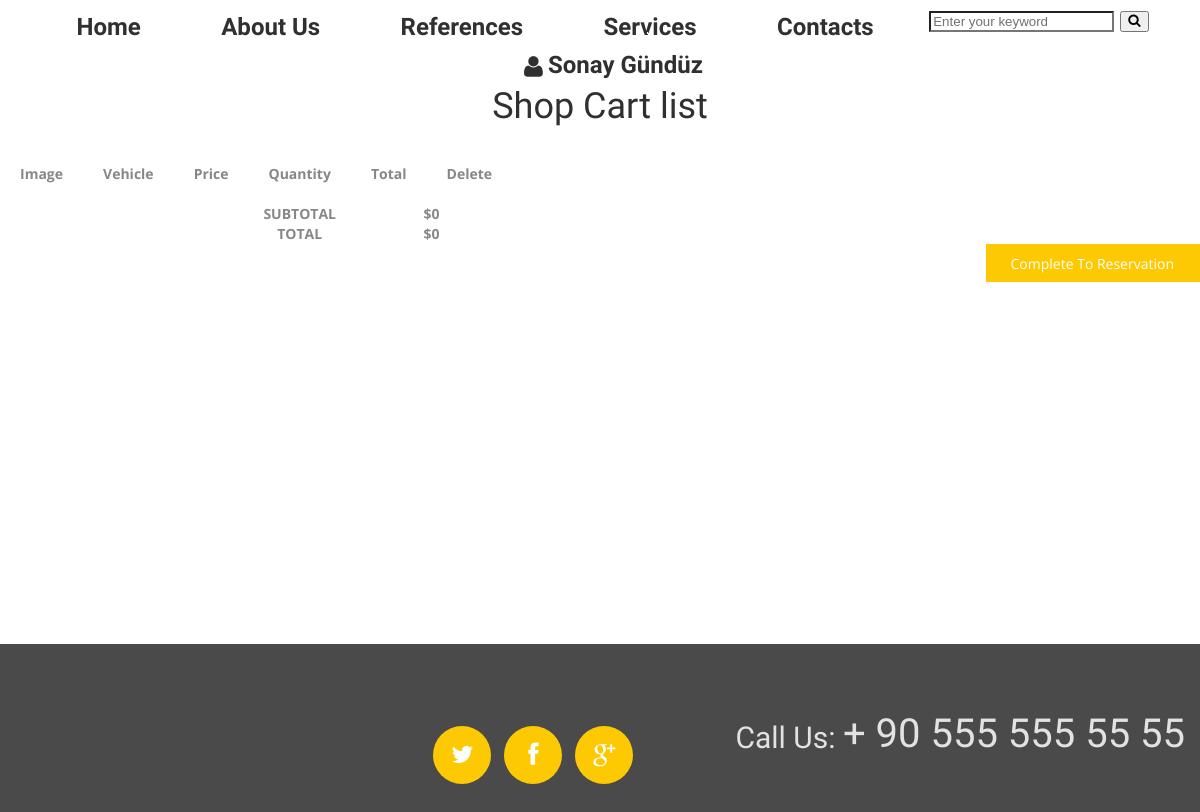
/shopcart/ (signed in), run on an earlier commit of the app's database.
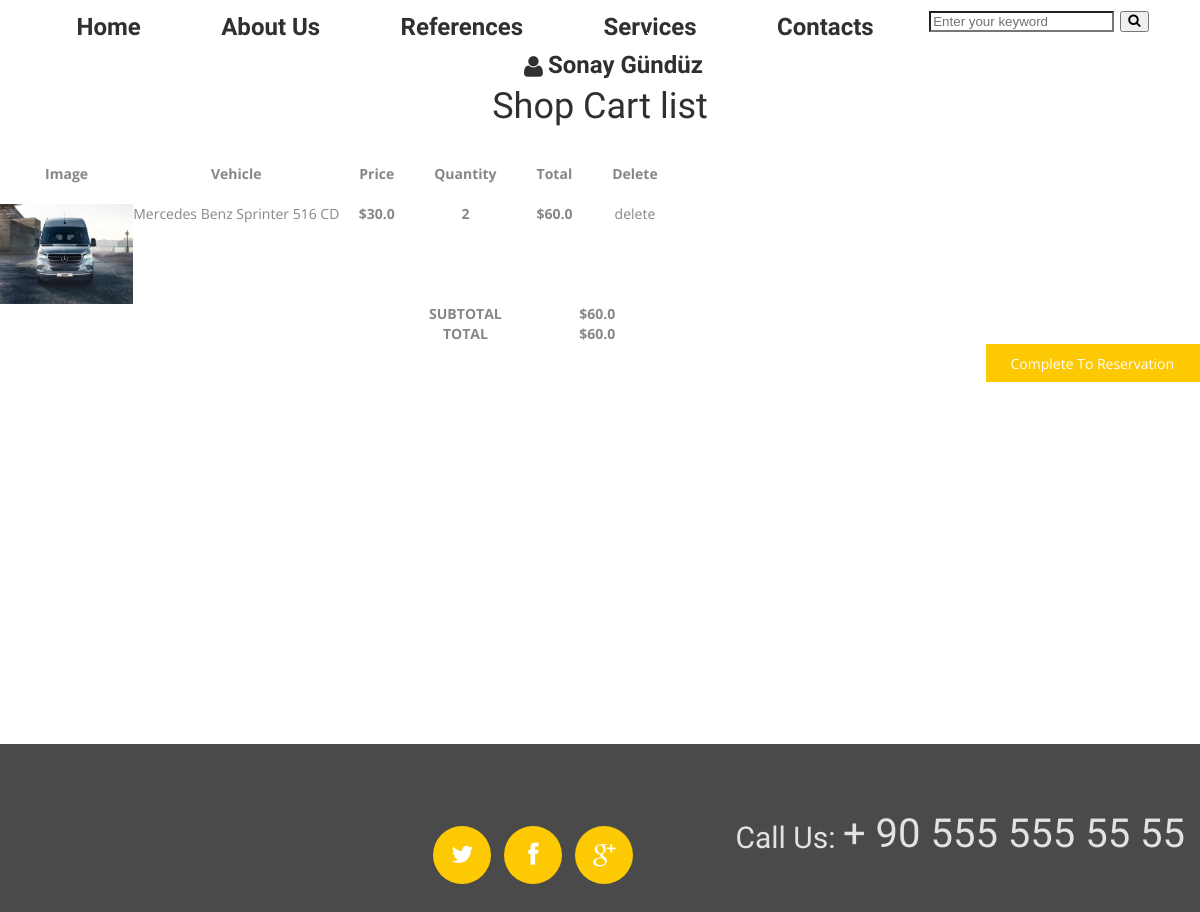
And on a later commit of the database.
### reservation/models.py (models this page shows, shortened)
class ShopCart(models.Model):
    user = models.ForeignKey(User, on_delete= models.SET_NULL, null=True)
    vehicle = models.ForeignKey(Vehicle, on_delete= models.SET_NULL, null=True)
    quantity = models.IntegerField()
    @property
    def amount(self):
        return self.quantity * self.vehicle.price

### vehicle/models.py (models this page shows, shortened)
class Vehicle(models.Model):
        STATUS = (
            ('True', 'Evet'),
            ('FALSE', 'HAYIR'),
        )
        category = models.ForeignKey(Category, on_delete=models.CASCADE)
        title = models.CharField(max_length=50)
        keywords = models.CharField(blank=True, max_length=100)
        description = models.CharField(blank=True, max_length=100)
        image = models.ImageField(blank=True, upload_to='images/')
        price = models.FloatField()
        amount = models.IntegerField()
        detail = RichTextUploadingField()
        slug = models.CharField(blank=True, max_length=150)
        status = models.CharField(max_length=10, choices=STATUS)
        created_at = models.DateTimeField(auto_now_add=True)
        updated_at = models.DateTimeField(auto_now=True)
        def __str__(self):
            return self.title
        def image_tag(self):
            return mark_safe('<img src="{}" height="50" />'.format(self.image.url))
        image_tag.short_description = 'Image'

### reservation/views.py (the view)
# urls.py: path('shopcart/', reservationviews.shopcart, name='shopcart'),
@login_required(login_url='/login')
def shopcart(request):
    category = Category.objects.all()
    current_user = request.user
    schopcart = ShopCart.objects.filter(user_id = current_user.id)
    request.session['cart_items'] = ShopCart.objects.filter(user_id=current_user.id).count()
    total =0
    for rs in schopcart:
      total += rs.vehicle.price * rs.quantity
    context = {
                'schopcart': schopcart,
                'category': category,
                'total': total,
            }
    return render(request, 'Shopcart_vehicles.html', context)

### reservation/templates/Shopcart_vehicles.html (shortened to what this page needs)
{% extends "homebase.html" %}
{% block content %}
<div class="content" style="background: white; padding-bottom: 400px">
				<div class="container_12" style="text-align: center">
					<div class="section-title">
						<h3 class="title">Shop Cart list</h3>
	   				</div>
					<table>
						<thead>
						<tr>
							<th class="text-center" style="padding: 20px">Image</th>
							<th class="text-center" style="padding: 20px">Vehicle</th>
							<th class="text-center" style="padding: 20px">Price</th>
							<th class="text-center" style="padding: 20px">Quantity</th>
							<th class="text-center" style="padding: 20px">Total</th>
							<th class="text-right" style="padding: 20px"> Delete</th>
						</tr>
						</thead>
						<tbody>
						{% for rs in schopcart %}
							<tr>
								<td class="thumb"><img src="{{rs.vehicle.image.url}}" height="100" alt=""> </td>
								<td class="details">
									<a href="#">{{rs.vehicle}}</a>
								</td>
								<td class="price text-center"><strong>${{rs.vehicle.price}}</strong><br><del class="font-weak"></del> </strong></td>
								<td class="qty text-center"><strong>{{rs.quantity}}</strong> </td>
								<td class="total text-center"><strong class="primary-color">${{rs.amount}}</strong> </td>
								<td class="text-right">
									<a href="/reservation/deletefromcart/{{rs.id}}"  onclick="return confirm('Are you sure wanna delete?')" class="btn-small">
										delete
									</a>
								</td>
							</tr>
						{% endfor %}
					</tbody>
					<tfoot>
						<tr>
							<th class="empty" colspan="3"></th>
							<th>SUBTOTAL</th>
							<th colspan="2" class="sub-total"> ${{ total }}</th>
						</tr>
						<tr>
							<th class="empty" colspan="3"></th>
							<th>TOTAL</th>
							<th colspan="2" class="sub-total"> ${{ total }}</th>
						</tr>
					</tfoot>
					</table>
					<div class="pull-right">
						<a href="/reservation/reservationvehicle" class="btn btn-small">Complete To Reservation</a>
					</div>
				</div>
	</div>
{% endblock %}

What changed in the data, as far as the page shows it:
added ShopCart: vehicle.image (picture), vehicle "Mercedes Benz Sprinter 516 CD", vehicle.price "30.0", quantity "2", amount "60.0"
Also different on the page:
{{ total }}: "0" → "60.0"
